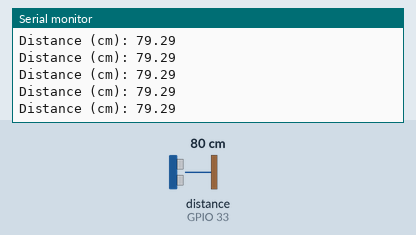
This sketch was run on a simulated ESP32. Parts: the last lines printed to the serial monitor. Wiring (inferred from the names in the program): ultrasonic range finder: trigger GPIO 32; echo GPIO 33. The inputs (shaded band) are chosen by the test bench; at power-on: distance to the obstacle (sensor on GPIO 33) 80 cm. The echo pulse lasts 58.3 µs per cm.

Above: at 1.2 s.
1.3 s: distance to the obstacle (sensor on GPIO 33) set to 2 cm
At 2.0 s:
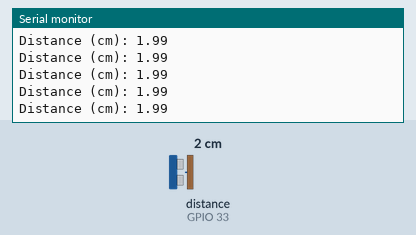
2.8 s: distance to the obstacle (sensor on GPIO 33) set to 4 cm
At 3.6 s:
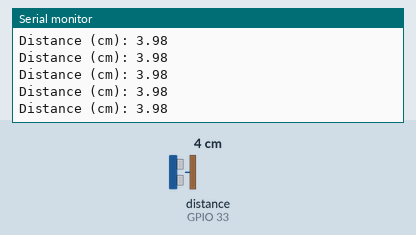
Timing chart, 0 to 5.8 s (numbered marks = the images above; inputs shaded):
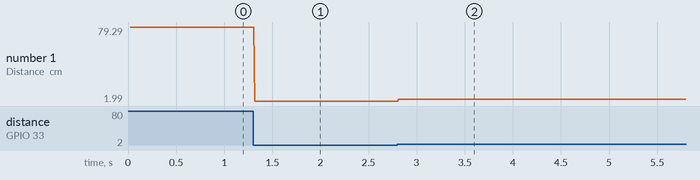

Measured:
- after the input at 1.3 s, the serial monitor: prints a new line at once (image 1)
- after the input at 2.8 s, the serial monitor: prints a new line at once (image 2)
- plotted number 1: 79.29 → 1.99 after the input at 1.3 s, 1.99 → 3.98 after the input at 2.8 s

The sketch:

hcrs04.ino
```cpp
const int trigPin = 32;
const int echoPin = 33;

#define SOUND_SPEED_DIV2 0.017 // Precomputed SOUND_SPEED / 2 for efficiency


enum TriggerState { IDLE, SET_HIGH, SET_LOW };
TriggerState triggerState = IDLE;

unsigned long triggerTimer = 0;
const unsigned long TRIG_HIGH_DURATION = 10; // 10 microseconds
volatile bool echo_received = false;
volatile unsigned long start_time = 0;
volatile unsigned long echo_duration = 0;

long duration;
float distanceCm;

unsigned long previousMillis = 0;
const unsigned long interval = 10; // Measure distance every 100 ms

void setup() {
  Serial.begin(115200);
  pinMode(trigPin, OUTPUT);
  pinMode(echoPin, INPUT);
  digitalWrite(trigPin, LOW); // Ensure trigger starts LOW
  attachInterrupt(digitalPinToInterrupt(echoPin), echoISR, CHANGE); // Attach interrupt
}

void echoISR() {
  if (digitalRead(echoPin) == HIGH) {
    start_time = micros(); // Rising edge: Start time
  } else {
    echo_duration = micros() - start_time; // Falling edge: Calculate duration
    echo_received = true; // Flag to process in loop
  }
}

void loop() {
  if (millis() - previousMillis >= interval) {

    unsigned long currentMicros = micros();

    // Non-blocking trigger logic
    if (triggerState == IDLE) {
      digitalWrite(trigPin, LOW);
      triggerTimer = currentMicros;
      triggerState = SET_HIGH;
    } else if (triggerState == SET_HIGH && (currentMicros - triggerTimer >= 2)) {
      digitalWrite(trigPin, HIGH);
      triggerTimer = currentMicros;
      triggerState = SET_LOW;
    } else if (triggerState == SET_LOW && (currentMicros - triggerTimer >= TRIG_HIGH_DURATION)) {
      digitalWrite(trigPin, LOW);
      triggerState = IDLE; // Reset to IDLE after completing the pulse

      previousMillis = millis();

    }

    if(echo_received) {
      echo_received = false;
      // Measure duration and calculate distance

      distanceCm = echo_duration * SOUND_SPEED_DIV2;

      Serial.print("Distance (cm): ");
      Serial.println(distanceCm);
    }
  }
  // Additional tasks can run here without being blocked by the trigger logic
}
```
